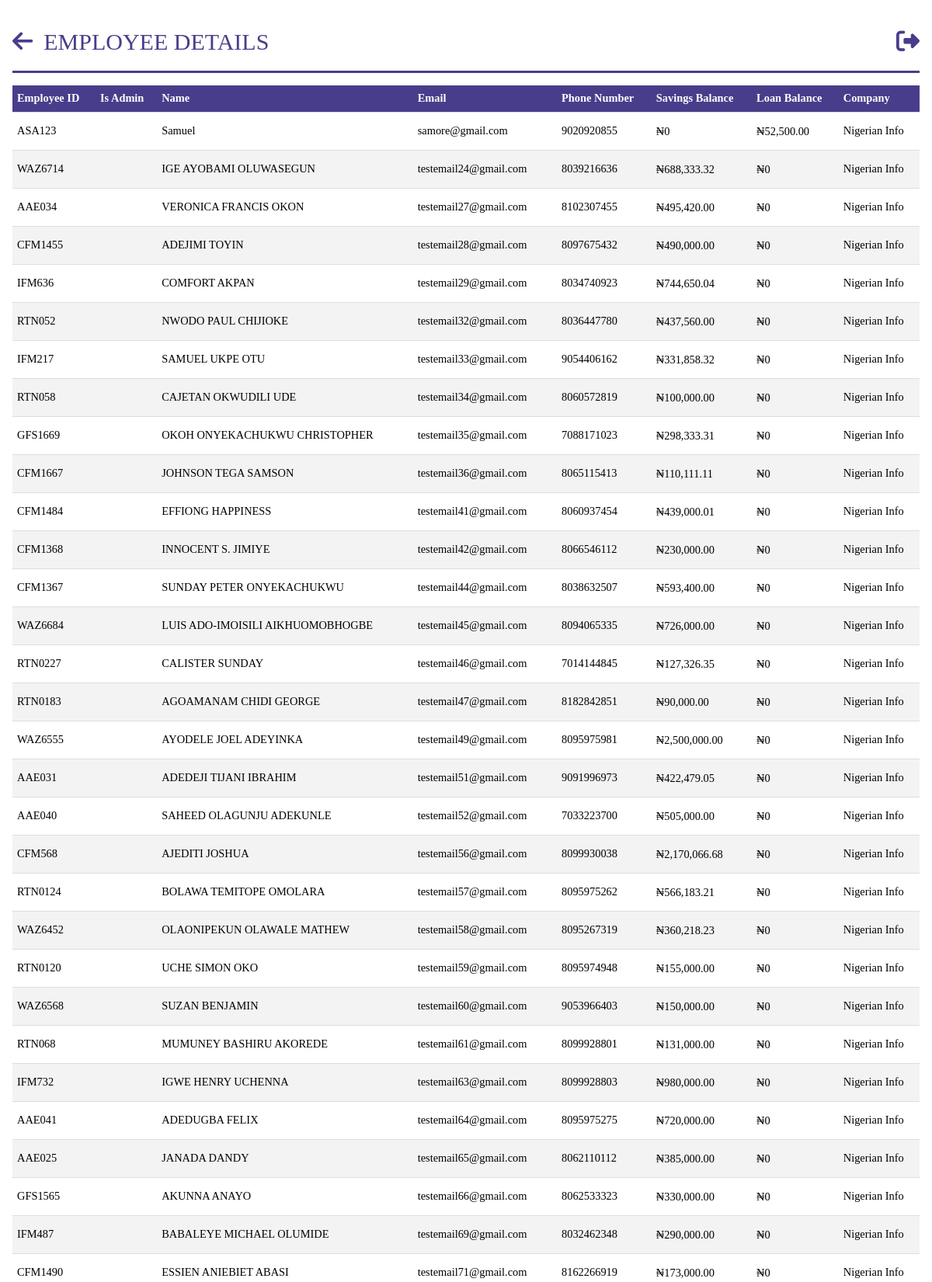
Page /persons (signed in, upper part) on the committed database.
### models.py (models this page shows, shortened)
class Person(db.Model, UserMixin):
    __tablename__ = "persons"
    id = db.Column(db.Integer, primary_key=True)
    name = db.Column(db.String(100), nullable=False)
    role_id = db.Column(db.Integer, db.ForeignKey("roles.id"))
    email = db.Column(db.String, nullable=True, unique=True)
    password = db.Column(db.String(255), nullable=False)
    company_id = db.Column(db.Integer, db.ForeignKey("companies.id"))
    employee_id = db.Column(db.String, nullable=False, unique=True)
    phone_no = db.Column(db.String, unique=True)
    balance_bfd = db.Column(db.Float, default=0.0)
    balance_withheld = db.Column(db.Float, default=0.0)
    available_balance = db.Column(db.Float, default=0.0)
    loan_balance = db.Column(db.Float, default=0.0)
    loan_balance_bfd = db.Column(db.Float, default=0.0)
    loans = db.relationship("Loan", backref="person",foreign_keys="[Loan.person_id]")
    bank_payments_made = db.relationship("BankPayment", backref="payer", lazy=True)
    payments_made = db.relationship("SavingPayment", backref="payer", lazy=True)
    loan_payments_made = db.relationship("LoanPayment", backref="payer", lazy=True)
    @property
    def total_balance(self):
        return self.available_balance + self.balance_withheld

class Company(db.Model):
    __tablename__ = "companies"
    id = db.Column(db.Integer, primary_key=True)
    name = db.Column(db.String(100), nullable=False, unique=True)
    balance_bfd = db.Column(db.Float, default=0.0)
    amount_accumulated = db.Column(db.Float, default=0.0)
    payments_made = db.relationship("BankPayment", backref="company_payer", lazy=True)
    employees = db.relationship("Person", backref="company", lazy=True)

### app.py (the view)
@app.route("/persons", methods=["GET"])
@login_required
@role_required(["Admin", "Secretary", "Sub-Admin"])
def get_persons():
    persons = query.get_persons()
    total_loan = sum(person.loan_balance for person in persons)
    total_savings = sum(person.available_balance for person in persons)
    return render_template(
        "query/person.html",
        persons=persons,
        total_loan=total_loan,
        total_savings=total_savings,
    )

### app.py (called while the page is built)
@login_manager.user_loader
def load_user(person_id):
    return Person.query.get(person_id)

def role_required(roles_required):
    def decorator(view_func):
        @wraps(view_func)
        def wrapper(*args, **kwargs):
            if not current_user.is_authenticated:
                flash("You must be logged in to access this page.", "error")
                return redirect(url_for("login"))
            user_role = current_user.role
            if user_role.name not in roles_required:
                flash("You don't have the required role to access this page.", "error")
                return redirect(
                    url_for("dashboard")
                )  # Change this to your desired redirect
            return view_func(*args, **kwargs)
        return wrapper
    return decorator

@app.before_request
def before_request():
    g.user = current_user

@app.template_filter("currency")
@login_required
def currency(value):
    modified_value = format_currency(value)  # Modify the value as needed
    return modified_value

### filters.py (called while the page is built)
def format_currency(
    value, currency_symbol="₦", decimal_separator=".", thousands_separator=","
):
    if value:
        if value < 0:
            formatted_value = f"-{currency_symbol}{abs(value):,.2f}"
        else:
            formatted_value = f"{currency_symbol}{value:,.2f}"
        formatted_value = formatted_value.replace(".", decimal_separator).replace(
            ",", thousands_separator
        )
    else:
        formatted_value = f"{currency_symbol}0"
    return formatted_value

### queries.py (called while the page is built)
    def get_persons(self):
        person = Person.query.all()
        return person

### templates/query/person.html (shortened to what this page needs)
{%extends 'base.html' %}
{% block header%}
EMPLOYEE DETAILS
{% endblock  %}
{% block anchor%}
<a href="{{ url_for('queries') }}" id='arrow'><i class="fa-solid fa-arrow-left"></i></a>
{% endblock  %}
{%block content%}
<body id="person">
    <table class="tab-content">
        <tbody>
            <tr>
                <th>Employee ID</th>
                <th>Is Admin</th>
                <th>Name</th>
                <th>Email</th>
                <th>Phone Number</th>
                <th>Savings Balance</th>
                <th>Loan Balance</th>
                <th>Company </th>
            </tr>
            {%for person in persons%}
            <tr>
                <td>{{ person.employee_id }}</td>
                <td>{{ person.is_admin }}</td>
                <td>{{ person.name }}</td>
                <td>{{ person.email }}</td>
                <td>{{ person.phone_no }}</td>
                <td><a href="{{url_for('savings_account',person_id=person.id)}}">{{ person.total_balance | currency}}</a></td>
                <td><a href="{{url_for('loan_account',person_id=person.id)}}">{{ person.loan_balance | currency}}</a></td>
                <td>{{ person.company.name }}</td>
            </tr>
            {%endfor%}
        </tbody>
    </table>
</body>
{%endblock%}

### static/css/style.css (style rules this page uses)
* { margin: 0; padding: 0; box-sizing: border-box; font-family:'Times New Roman', Times, serif; }
.index { background-color: #ffffff; margin: 0 auto; max-width: 80em; line-height: 1.5; padding: 1em 1em; }
.index a { color: #fff; line-height: 2.5; text-decoration: none; }
.index #nav a { font-size: 10px; }
.index #nav a { font-size: 30px; color: #483d8b; }
.index #nav #arrow i { color: #483d8b; margin-right: 10px; }
#person * { color: #000; max-width: 90em; margin: 0 auto; margin-bottom: 3px; }
#person .tab-content { width: 100%; border-collapse: collapse; font-size: 0.9em; min-width: 400px; }
#person .tab-content tr th { background-color: #483d8b; color: #fff; text-align: left; font-weight: bold; }
#person th, #person td { padding: 6px; text-align: left; border-bottom: 1px solid #ddd; }
#person .tab-content tbody tr:nth-of-type(odd) { background-color: #f3f3f3; }
#person .tab-content tr a { text-decoration: none; }

### rows in the picture
Person: employee_id "ASA123", name "Samuel", email "samore@gmail.com", phone_no "9020920855", total_balance "₦0", loan_balance "₦52,500.00", company.name "Nigerian Info"
Person: employee_id "WAZ6714", name "IGE AYOBAMI OLUWASEGUN", email "testemail24@gmail.com", phone_no "8039216636", total_balance "₦688,333.32", loan_balance "₦0", company.name "Nigerian Info"
Person: employee_id "AAE034", name "VERONICA FRANCIS OKON", email "testemail27@gmail.com", phone_no "8102307455", total_balance "₦495,420.00", loan_balance "₦0", company.name "Nigerian Info"
Person: employee_id "CFM1455", name "ADEJIMI TOYIN", email "testemail28@gmail.com", phone_no "8097675432", total_balance "₦490,000.00", loan_balance "₦0", company.name "Nigerian Info"
Person: employee_id "IFM636", name "COMFORT AKPAN", email "testemail29@gmail.com", phone_no "8034740923", total_balance "₦744,650.04", loan_balance "₦0", company.name "Nigerian Info"
Person: employee_id "RTN052", name "NWODO PAUL CHIJIOKE", email "testemail32@gmail.com", phone_no "8036447780", total_balance "₦437,560.00", loan_balance "₦0", company.name "Nigerian Info"
Person: employee_id "IFM217", name "SAMUEL UKPE OTU", email "testemail33@gmail.com", phone_no "9054406162", total_balance "₦331,858.32", loan_balance "₦0", company.name "Nigerian Info"
Person: employee_id "RTN058", name "CAJETAN OKWUDILI UDE", email "testemail34@gmail.com", phone_no "8060572819", total_balance "₦100,000.00", loan_balance "₦0", company.name "Nigerian Info"
Person: employee_id "GFS1669", name "OKOH ONYEKACHUKWU CHRISTOPHER", email "testemail35@gmail.com", phone_no "7088171023", total_balance "₦298,333.31", loan_balance "₦0", company.name "Nigerian Info"
Person: employee_id "CFM1667", name "JOHNSON TEGA SAMSON", email "testemail36@gmail.com", phone_no "8065115413", total_balance "₦110,111.11", loan_balance "₦0", company.name "Nigerian Info"
Person: employee_id "CFM1484", name "EFFIONG HAPPINESS", email "testemail41@gmail.com", phone_no "8060937454", total_balance "₦439,000.01", loan_balance "₦0", company.name "Nigerian Info"
Person: employee_id "CFM1368", name "INNOCENT S. JIMIYE", email "testemail42@gmail.com", phone_no "8066546112", total_balance "₦230,000.00", loan_balance "₦0", company.name "Nigerian Info"
Person: employee_id "CFM1367", name "SUNDAY PETER ONYEKACHUKWU", email "testemail44@gmail.com", phone_no "8038632507", total_balance "₦593,400.00", loan_balance "₦0", company.name "Nigerian Info"
Person: employee_id "WAZ6684", name "LUIS ADO-IMOISILI AIKHUOMOBHOGBE", email "testemail45@gmail.com", phone_no "8094065335", total_balance "₦726,000.00", loan_balance "₦0", company.name "Nigerian Info"
Person: employee_id "RTN0227", name "CALISTER SUNDAY", email "testemail46@gmail.com", phone_no "7014144845", total_balance "₦127,326.35", loan_balance "₦0", company.name "Nigerian Info"
Person: employee_id "RTN0183", name "AGOAMANAM CHIDI GEORGE", email "testemail47@gmail.com", phone_no "8182842851", total_balance "₦90,000.00", loan_balance "₦0", company.name "Nigerian Info"
Person: employee_id "WAZ6555", name "AYODELE JOEL ADEYINKA", email "testemail49@gmail.com", phone_no "8095975981", total_balance "₦2,500,000.00", loan_balance "₦0", company.name "Nigerian Info"
Person: employee_id "AAE031", name "ADEDEJI TIJANI IBRAHIM", email "testemail51@gmail.com", phone_no "9091996973", total_balance "₦422,479.05", loan_balance "₦0", company.name "Nigerian Info"
Person: employee_id "AAE040", name "SAHEED OLAGUNJU ADEKUNLE", email "testemail52@gmail.com", phone_no "7033223700", total_balance "₦505,000.00", loan_balance "₦0", company.name "Nigerian Info"
Person: employee_id "CFM568", name "AJEDITI JOSHUA", email "testemail56@gmail.com", phone_no "8099930038", total_balance "₦2,170,066.68", loan_balance "₦0", company.name "Nigerian Info"
Person: employee_id "RTN0124", name "BOLAWA TEMITOPE OMOLARA", email "testemail57@gmail.com", phone_no "8095975262", total_balance "₦566,183.21", loan_balance "₦0", company.name "Nigerian Info"
Person: employee_id "WAZ6452", name "OLAONIPEKUN OLAWALE MATHEW", email "testemail58@gmail.com", phone_no "8095267319", total_balance "₦360,218.23", loan_balance "₦0", company.name "Nigerian Info"
Person: employee_id "RTN0120", name "UCHE SIMON OKO", email "testemail59@gmail.com", phone_no "8095974948", total_balance "₦155,000.00", loan_balance "₦0", company.name "Nigerian Info"
Person: employee_id "WAZ6568", name "SUZAN BENJAMIN", email "testemail60@gmail.com", phone_no "9053966403", total_balance "₦150,000.00", loan_balance "₦0", company.name "Nigerian Info"
Person: employee_id "RTN068", name "MUMUNEY BASHIRU AKOREDE", email "testemail61@gmail.com", phone_no "8099928801", total_balance "₦131,000.00", loan_balance "₦0", company.name "Nigerian Info"
Person: employee_id "IFM732", name "IGWE HENRY UCHENNA", email "testemail63@gmail.com", phone_no "8099928803", total_balance "₦980,000.00", loan_balance "₦0", company.name "Nigerian Info"
Person: employee_id "AAE041", name "ADEDUGBA FELIX", email "testemail64@gmail.com", phone_no "8095975275", total_balance "₦720,000.00", loan_balance "₦0", company.name "Nigerian Info"
Person: employee_id "AAE025", name "JANADA DANDY", email "testemail65@gmail.com", phone_no "8062110112", total_balance "₦385,000.00", loan_balance "₦0", company.name "Nigerian Info"
Person: employee_id "GFS1565", name "AKUNNA ANAYO", email "testemail66@gmail.com", phone_no "8062533323", total_balance "₦330,000.00", loan_balance "₦0", company.name "Nigerian Info"
Person: employee_id "IFM487", name "BABALEYE MICHAEL OLUMIDE", email "testemail69@gmail.com", phone_no "8032462348", total_balance "₦290,000.00", loan_balance "₦0", company.name "Nigerian Info"
Person: employee_id "CFM1490", name "ESSIEN ANIEBIET ABASI", email "testemail71@gmail.com", phone_no "8162266919", total_balance "₦173,000.00", loan_balance "₦0", company.name "Nigerian Info"
